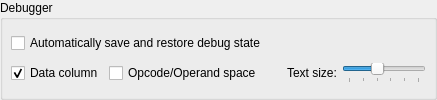
         <widget class="QGroupBox" name="groupBox_3">
          <property name="title">
           <string>Debugger</string>
          </property>
          <layout class="QVBoxLayout" name="verticalLayout_17">
           <property name="spacing">
            <number>5</number>
           </property>
           <property name="leftMargin">
            <number>8</number>
           </property>
           <property name="topMargin">
            <number>8</number>
           </property>
           <property name="rightMargin">
            <number>8</number>
           </property>
           <property name="bottomMargin">
            <number>8</number>
           </property>
           <item>
            <layout class="QHBoxLayout" name="horizontalLayout_3">
             <item>
              <widget class="QCheckBox" name="checkSaveLoadDebug">
               <property name="text">
                <string>Automatically save and restore debug state</string>
               </property>
              </widget>
             </item>
            </layout>
           </item>
           <item>
            <layout class="QHBoxLayout" name="horizontalLayout_12">
             <item>
              <widget class="QCheckBox" name="checkDataCol">
               <property name="text">
                <string>Data column</string>
               </property>
               <property name="checked">
                <bool>true</bool>
               </property>
              </widget>
             </item>
             <item>
              <widget class="QCheckBox" name="checkAddSpace">
               <property name="text">
                <string>Opcode/Operand space</string>
               </property>
              </widget>
             </item>
             <item>
              <spacer name="horizontalSpacer_14">
               <property name="orientation">
                <enum>Qt::Horizontal</enum>
               </property>
               <property name="sizeHint" stdset="0">
                <size>
                 <width>20</width>
                 <height>20</height>
                </size>
               </property>
              </spacer>
             </item>
             <item>
              <widget class="QLabel" name="label_4">
               <property name="text">
                <string>Text size:</string>
               </property>
              </widget>
             </item>
             <item>
              <widget class="QSlider" name="textSizeSlider">
               <property name="sizePolicy">
                <sizepolicy hsizetype="Expanding" vsizetype="Fixed">
                 <horstretch>1</horstretch>
                 <verstretch>0</verstretch>
                </sizepolicy>
               </property>
               <property name="toolTip">
                <string/>
               </property>
               <property name="minimum">
                <number>5</number>
               </property>
               <property name="maximum">
                <number>15</number>
               </property>
               <property name="pageStep">
                <number>2</number>
               </property>
               <property name="value">
                <number>9</number>
               </property>
               <property name="orientation">
                <enum>Qt::Horizontal</enum>
               </property>
               <property name="tickPosition">
                <enum>QSlider::TicksBelow</enum>
               </property>
               <property name="tickInterval">
                <number>0</number>
               </property>
              </widget>
             </item>
            </layout>
           </item>
          </layout>
         </widget>
